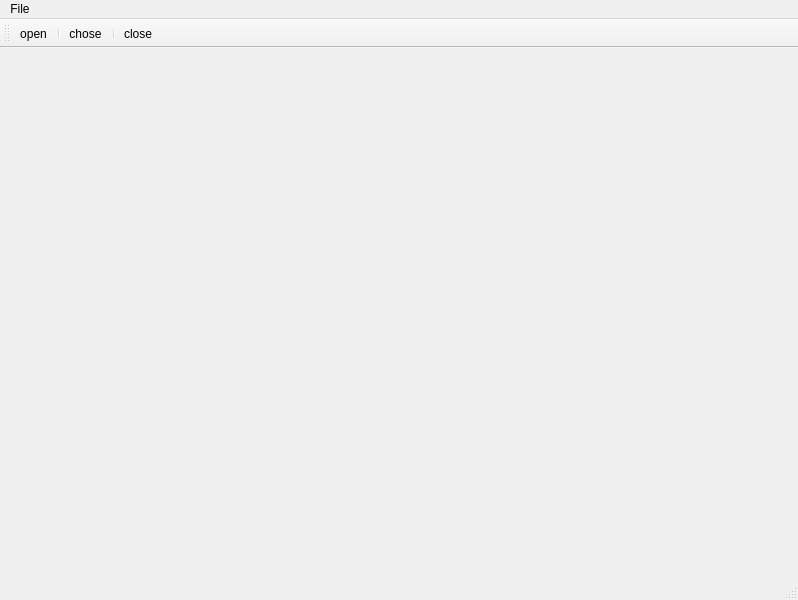
<?xml version="1.0" encoding="UTF-8"?>
<ui version="4.0">
 <class>MainWindow</class>
 <widget class="QMainWindow" name="MainWindow">
  <property name="geometry">
   <rect>
    <x>0</x>
    <y>0</y>
    <width>798</width>
    <height>600</height>
   </rect>
  </property>
  <property name="windowTitle">
   <string>MainWindow</string>
  </property>
  <widget class="QWidget" name="centralwidget"/>
  <widget class="QMenuBar" name="menubar">
   <property name="geometry">
    <rect>
     <x>0</x>
     <y>0</y>
     <width>798</width>
     <height>23</height>
    </rect>
   </property>
   <widget class="QMenu" name="menunew">
    <property name="title">
     <string>File</string>
    </property>
    <addaction name="actionopen"/>
    <addaction name="actionchose"/>
    <addaction name="actionclose"/>
   </widget>
   <addaction name="menunew"/>
  </widget>
  <widget class="QStatusBar" name="statusBar"/>
  <widget class="QToolBar" name="toolBar">
   <property name="windowTitle">
    <string>toolBar</string>
   </property>
   <attribute name="toolBarArea">
    <enum>TopToolBarArea</enum>
   </attribute>
   <attribute name="toolBarBreak">
    <bool>false</bool>
   </attribute>
   <addaction name="actionopen"/>
   <addaction name="separator"/>
   <addaction name="actionchose"/>
   <addaction name="separator"/>
   <addaction name="actionclose"/>
  </widget>
  <action name="actionopen">
   <property name="text">
    <string>open</string>
   </property>
   <property name="toolTip">
    <string>打开新文件</string>
   </property>
   <property name="shortcut">
    <string>Ctrl+A</string>
   </property>
  </action>
  <action name="actionchose">
   <property name="text">
    <string>chose</string>
   </property>
  </action>
  <action name="actionclose">
   <property name="text">
    <string>close</string>
   </property>
  </action>
  <action name="actionopen_2">
   <property name="text">
    <string>open</string>
   </property>
  </action>
 </widget>
 <resources/>
 <connections/>
</ui>
